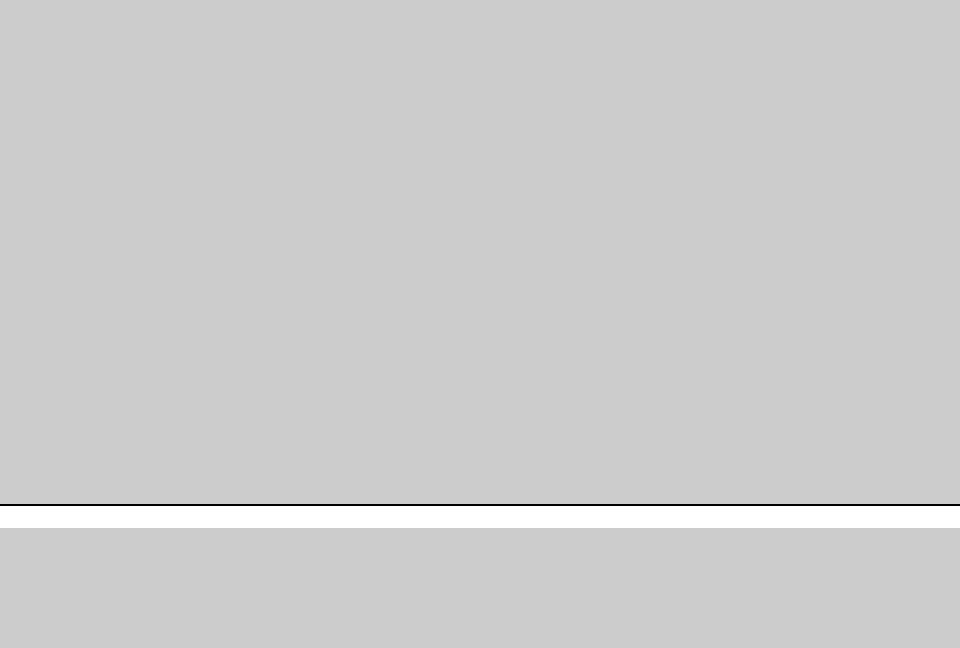

A level layout from a 2D game, rendered from its tile map. Below: a short description, then the map file with tile-grid data replaced by summaries:
An orthogonal 40x27 tile map with 24x24 px tiles, 2 tile layers (bg layer, main layer) and 1 object (Player).

<map version="1.0" orientation="orthogonal" width="40" height="27" tilewidth="24" tileheight="24">
 <tileset firstgid="1" name="Tileset_Geometry_24x24" tilewidth="24" tileheight="24" spacing="1">
  <properties>
   <property name="blockingTiles" value="2" />
  </properties>
  <image source="Tileset_Geometry_24x24.png" trans="ff00ff" width="256" height="256" />
 </tileset>
 <layer name="bg layer" width="40" height="27">
  <data>[1080 cells, 1080 non-empty, 1 distinct tile ids]</data>
 </layer>
 <layer name="main layer" width="40" height="27">
  <data>[1080 cells, 40 non-empty, 1 distinct tile ids]</data>
 </layer>
 <objectgroup name="game objects" width="40" height="27">
  <object name="player" type="Player" x="360" y="360" width="24" height="48">
   <properties>
    <property name="allowsRotation" value="NO" />
    <property name="angularDamping" value="0" />
    <property name="defaultImage" value="Dummy_Player_48.png" />
    <property name="dpadForce" value="195.0" />
    <property name="friction" value="0.5" />
    <property name="jumpForce" value="80.0" />
    <property name="linearDamping" value="0" />
    <property name="mass" value="0.33" />
    <property name="restitution" value="0.04" />
    <property name="stayInBounds" value="YES" />
    <property name="velocityLimit" value="250.0" />
   </properties>
  </object>
 </objectgroup>
</map>
